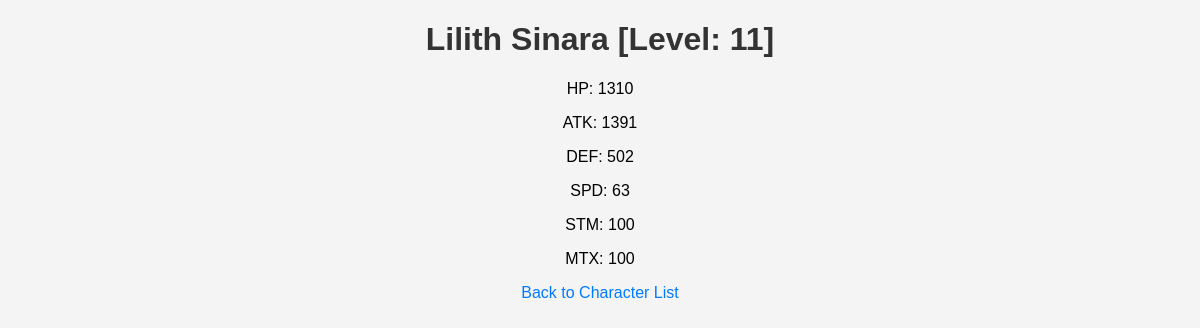
Page /4/ on the committed database.
### characters/models.py (models this page shows, shortened)
class Character(models.Model):
    name = models.CharField(max_length=100)
    level = models.IntegerField(default=1)
    hp = models.IntegerField(default=100)
    atk = models.IntegerField(default=10)
    defense = models.IntegerField(default=5)
    spd = models.IntegerField(default=10)
    stm = models.IntegerField(default=50)
    mtx = models.IntegerField(default=5)

### characters/views.py (the view)
# urls.py: path('<int:character_id>/', views.character_detail, name='character_detail'),
def character_detail(request, character_id):
    character = get_object_or_404(Character, id=character_id)
    return render(request, 'character_detail.html', {'character': character})

### characters/templates/character_detail.html (shortened to what this page needs)
{% load static %}
<!DOCTYPE html>
<html>
<head>
    <link rel="stylesheet" type="text/css" href="{% static 'characters/styles.css' %}">
</head>
<body>
    <h1>{{ character.name }} [Level: {{ character.level }}]</h1>
    <p>HP: {{ character.hp }}</p>
    <p>ATK: {{ character.atk }}</p>
    <p>DEF: {{ character.defense }}</p>
    <p>SPD: {{ character.spd }}</p>
    <p>STM: {{ character.stm }}</p>
    <p>MTX: {{ character.mtx }}</p>
    <a href="{% url 'character_list' %}">Back to Character List</a>
</body>
</html>

### characters/static/characters/styles.css (style rules this page uses)
body { text-align: center; font-family: Arial, sans-serif; background-color: #f4f4f4; margin: 0; padding: 0; }
h1 { text-align: center; color: #333; }
a { color: #007BFF; text-decoration: none; margin: 0 10px; }

### rows in the picture
Character: name "Lilith Sinara", level "11", hp "1310", atk "1391", defense "502", spd "63", stm "100", mtx "100"
